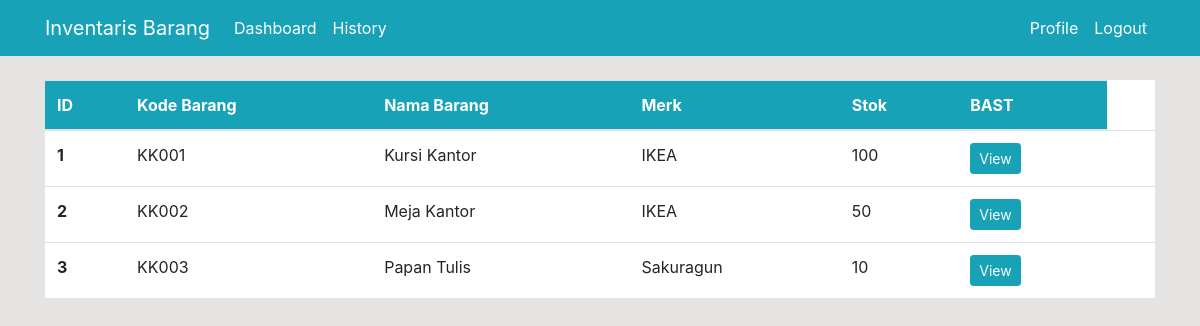
/barang-staff/ (signed in), run on an earlier commit of the app's database.
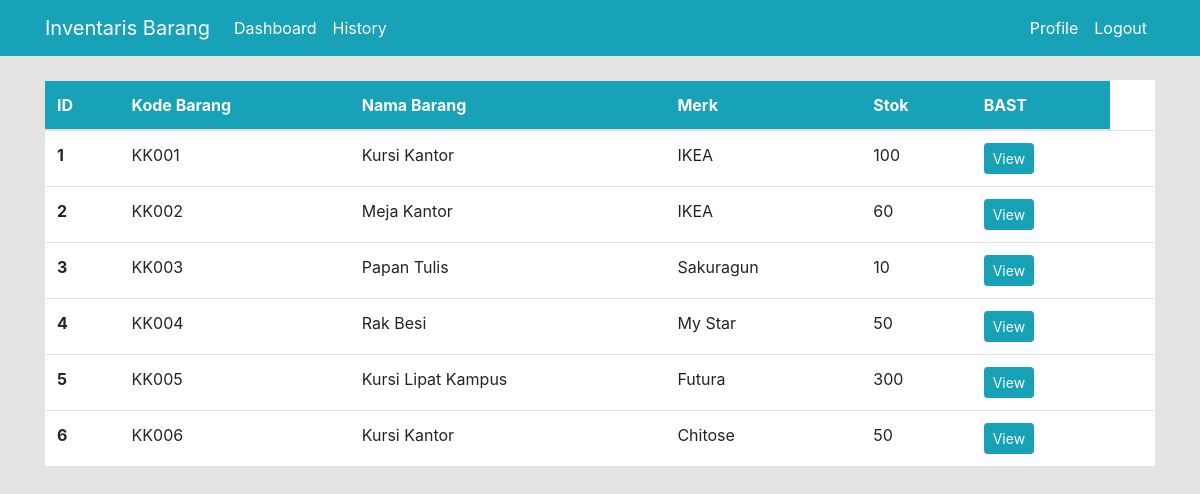
And on a later commit of the database.
### dashboard/models.py (models this page shows, shortened)
class Barang(models.Model):
    ID = models.PositiveIntegerField()
    Kode_Barang = models.CharField(max_length=6, primary_key=True)
    Nama_Barang = models.CharField(max_length=30, null=True)
    Merk = models.CharField(max_length=30, null=True)
    Stock = models.PositiveIntegerField(null=True)
    BAST = models.FileField(("BAST Perolehan"), upload_to=None, max_length=100)

### dashboard/views.py (the view)
# urls.py: path('barang-staff/', views.barang_staff, name='dashboard-barang-staff'),
@login_required
def barang_staff(request):
    items = Barang.objects.all()
    if request.method == 'POST':
        form = BarangForm(request.POST, request.FILES)
        if form.is_valid():
            form.save()
            return redirect('dashboard-barang-staff')
    else:
        form = BarangForm()
    context = {
        'items' : items,
        'form' : form,
    }
    return render(request, 'dashboard/barang_staff.html', context)

### templates/dashboard/barang_staff.html (shortened to what this page needs)
{% extends 'partials/base.html' %}
{% load crispy_forms_tags %}
{% block content%}
    <div class="container">
        <div class="row my-4">
            <div class="col-md-12">
                <table class="table bg-white">
                    <thead class="bg-info">
                        <tr class="text-white">
                            <th scope="col">ID</th>
                            <th scope="col">Kode Barang</th>
                            <th scope="col">Nama Barang</th>
                            <th scope="col">Merk</th>
                            <th scope="col">Stok</th>
                            <th scope="col">BAST</th>
                        </tr>
                    </thead>
                    <tbody>
                        {% for item in items %}
                        <tr>
                            <th scope="row">{{ item.ID }}</th>
                            <td>{{ item.Kode_Barang }}</td>
                            <td>{{ item.Nama_Barang }}</td>
                            <td>{{ item.Merk }}</td>
                            <td>{{ item.Stock }}</td>
                            <td><a class="btn btn-info btn-sm" href="{% url 'dashboard-bast-barang-staff' item.Kode_Barang %}">View</a> </td>
                            <td>
                            </td>
                        </tr>
                        {% endfor %}
                    </tbody>
                </table>
            </div>
        </div>
    </div>
{% endblock %}

What changed in the data, as far as the page shows it:
changed Barang "KK002": Stock "50" → "60"
added Barang: ID "4", Kode_Barang "KK004", Nama_Barang "Rak Besi", Merk "My Star", Stock "50"
added Barang: ID "5", Kode_Barang "KK005", Nama_Barang "Kursi Lipat Kampus", Merk "Futura", Stock "300"
added Barang: ID "6", Kode_Barang "KK006", Nama_Barang "Kursi Kantor", Merk "Chitose", Stock "50"
